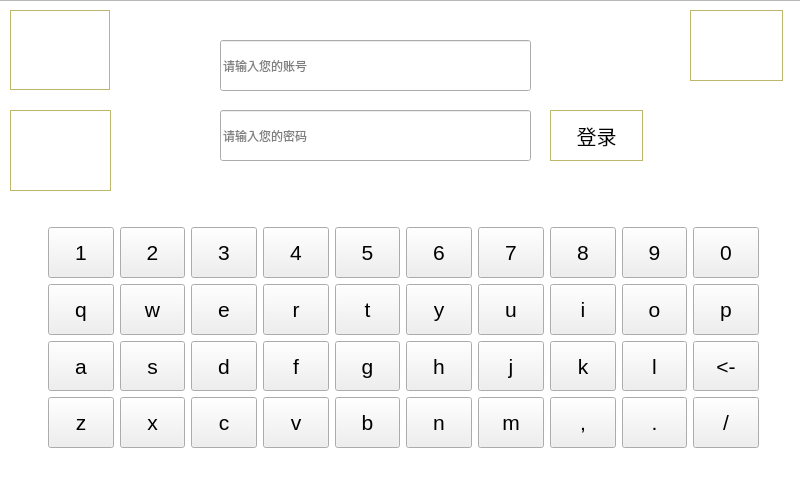
<?xml version="1.0" encoding="UTF-8"?>
<ui version="4.0">
 <class>loginKeyboardWindow</class>
 <widget class="QMainWindow" name="loginKeyboardWindow">
  <property name="geometry">
   <rect>
    <x>0</x>
    <y>0</y>
    <width>800</width>
    <height>480</height>
   </rect>
  </property>
  <property name="windowTitle">
   <string>MainWindow</string>
  </property>
  <property name="styleSheet">
   <string notr="true"/>
  </property>
  <widget class="QWidget" name="centralwidget">
   <widget class="QLineEdit" name="accountEdit">
    <property name="geometry">
     <rect>
      <x>220</x>
      <y>40</y>
      <width>311</width>
      <height>51</height>
     </rect>
    </property>
    <property name="placeholderText">
     <string>请输入您的账号</string>
    </property>
   </widget>
   <widget class="QLineEdit" name="passwordEdit">
    <property name="geometry">
     <rect>
      <x>220</x>
      <y>110</y>
      <width>311</width>
      <height>51</height>
     </rect>
    </property>
    <property name="echoMode">
     <enum>QLineEdit::Password</enum>
    </property>
    <property name="placeholderText">
     <string>请输入您的密码</string>
    </property>
   </widget>
   <widget class="QPushButton" name="keyBoardLoginButton">
    <property name="geometry">
     <rect>
      <x>550</x>
      <y>110</y>
      <width>93</width>
      <height>51</height>
     </rect>
    </property>
    <property name="font">
     <font>
      <pointsize>15</pointsize>
     </font>
    </property>
    <property name="styleSheet">
     <string notr="true">background-color: rgba(255, 255, 255, 60%);
border:1px solid darkkhaki;
</string>
    </property>
    <property name="text">
     <string>登录</string>
    </property>
   </widget>
   <widget class="QPushButton" name="registerButton">
    <property name="geometry">
     <rect>
      <x>690</x>
      <y>10</y>
      <width>93</width>
      <height>71</height>
     </rect>
    </property>
    <property name="styleSheet">
     <string notr="true">background-color: rgba(255, 255, 255, 60%);
border:1px solid darkkhaki;
border-image: url(:/image/register.png);</string>
    </property>
    <property name="text">
     <string/>
    </property>
   </widget>
   <widget class="QPushButton" name="faceLoginButton">
    <property name="geometry">
     <rect>
      <x>10</x>
      <y>10</y>
      <width>100</width>
      <height>80</height>
     </rect>
    </property>
    <property name="styleSheet">
     <string notr="true">background-color: rgba(255, 255, 255, 60%);
border:1px solid darkkhaki;
border-image: url(:/image/faceLogin.png);</string>
    </property>
    <property name="text">
     <string/>
    </property>
   </widget>
   <widget class="QPushButton" name="icLoginButton">
    <property name="geometry">
     <rect>
      <x>10</x>
      <y>110</y>
      <width>101</width>
      <height>81</height>
     </rect>
    </property>
    <property name="styleSheet">
     <string notr="true">background-color: rgba(255, 255, 255, 60%);
border:1px solid darkkhaki;
border-image: url(:/image/icLogin.png);</string>
    </property>
    <property name="text">
     <string/>
    </property>
   </widget>
   <widget class="QWidget" name="myWidget" native="true">
    <property name="geometry">
     <rect>
      <x>10</x>
      <y>210</y>
      <width>791</width>
      <height>251</height>
     </rect>
    </property>
    <widget class="QWidget" name="layoutWidget">
     <property name="geometry">
      <rect>
       <x>38</x>
       <y>17</y>
       <width>711</width>
       <height>221</height>
      </rect>
     </property>
     <layout class="QGridLayout" name="gridLayout">
      <item row="2" column="9">
       <widget class="SoftKey" name="toolButton_160">
        <property name="sizePolicy">
         <sizepolicy hsizetype="Expanding" vsizetype="Expanding">
          <horstretch>0</horstretch>
          <verstretch>0</verstretch>
         </sizepolicy>
        </property>
        <property name="font">
         <font>
          <pointsize>16</pointsize>
         </font>
        </property>
        <property name="focusPolicy">
         <enum>Qt::NoFocus</enum>
        </property>
        <property name="text">
         <string>&lt;-</string>
        </property>
       </widget>
      </item>
      <item row="0" column="2">
       <widget class="SoftKey" name="toolButton_156">
        <property name="sizePolicy">
         <sizepolicy hsizetype="Expanding" vsizetype="Expanding">
          <horstretch>0</horstretch>
          <verstretch>0</verstretch>
         </sizepolicy>
        </property>
        <property name="font">
         <font>
          <pointsize>16</pointsize>
         </font>
        </property>
        <property name="focusPolicy">
         <enum>Qt::NoFocus</enum>
        </property>
        <property name="text">
         <string>3</string>
        </property>
       </widget>
      </item>
      <item row="3" column="5">
       <widget class="SoftKey" name="toolButton_155">
        <property name="sizePolicy">
         <sizepolicy hsizetype="Expanding" vsizetype="Expanding">
          <horstretch>0</horstretch>
          <verstretch>0</verstretch>
         </sizepolicy>
        </property>
        <property name="font">
         <font>
          <pointsize>16</pointsize>
         </font>
        </property>
        <property name="focusPolicy">
         <enum>Qt::NoFocus</enum>
        </property>
        <property name="text">
         <string>n</string>
        </property>
       </widget>
      </item>
      <item row="0" column="5">
       <widget class="SoftKey" name="toolButton_152">
        <property name="sizePolicy">
         <sizepolicy hsizetype="Expanding" vsizetype="Expanding">
          <horstretch>0</horstretch>
          <verstretch>0</verstretch>
         </sizepolicy>
        </property>
        <property name="font">
         <font>
          <pointsize>16</pointsize>
         </font>
        </property>
        <property name="focusPolicy">
         <enum>Qt::NoFocus</enum>
        </property>
        <property name="text">
         <string>6</string>
        </property>
       </widget>
      </item>
      <item row="3" column="0">
       <widget class="SoftKey" name="toolButton_133">
        <property name="sizePolicy">
         <sizepolicy hsizetype="Expanding" vsizetype="Expanding">
          <horstretch>0</horstretch>
          <verstretch>0</verstretch>
         </sizepolicy>
        </property>
        <property name="font">
         <font>
          <pointsize>16</pointsize>
         </font>
        </property>
        <property name="focusPolicy">
         <enum>Qt::NoFocus</enum>
        </property>
        <property name="text">
         <string>z</string>
        </property>
       </widget>
      </item>
      <item row="3" column="1">
       <widget class="SoftKey" name="toolButton_135">
        <property name="sizePolicy">
         <sizepolicy hsizetype="Expanding" vsizetype="Expanding">
          <horstretch>0</horstretch>
          <verstretch>0</verstretch>
         </sizepolicy>
        </property>
        <property name="font">
         <font>
          <pointsize>16</pointsize>
         </font>
        </property>
        <property name="focusPolicy">
         <enum>Qt::NoFocus</enum>
        </property>
        <property name="text">
         <string>x</string>
        </property>
       </widget>
      </item>
      <item row="1" column="7">
       <widget class="SoftKey" name="toolButton_153">
        <property name="sizePolicy">
         <sizepolicy hsizetype="Expanding" vsizetype="Expanding">
          <horstretch>0</horstretch>
          <verstretch>0</verstretch>
         </sizepolicy>
        </property>
        <property name="font">
         <font>
          <pointsize>16</pointsize>
         </font>
        </property>
        <property name="focusPolicy">
         <enum>Qt::NoFocus</enum>
        </property>
        <property name="text">
         <string>i</string>
        </property>
       </widget>
      </item>
      <item row="0" column="8">
       <widget class="SoftKey" name="toolButton_158">
        <property name="sizePolicy">
         <sizepolicy hsizetype="Expanding" vsizetype="Expanding">
          <horstretch>0</horstretch>
          <verstretch>0</verstretch>
         </sizepolicy>
        </property>
        <property name="font">
         <font>
          <pointsize>16</pointsize>
         </font>
        </property>
        <property name="focusPolicy">
         <enum>Qt::NoFocus</enum>
        </property>
        <property name="text">
         <string>9</string>
        </property>
       </widget>
      </item>
      <item row="1" column="1">
       <widget class="SoftKey" name="toolButton_136">
        <property name="sizePolicy">
         <sizepolicy hsizetype="Expanding" vsizetype="Expanding">
          <horstretch>0</horstretch>
          <verstretch>0</verstretch>
         </sizepolicy>
        </property>
        <property name="font">
         <font>
          <pointsize>16</pointsize>
         </font>
        </property>
        <property name="focusPolicy">
         <enum>Qt::NoFocus</enum>
        </property>
        <property name="text">
         <string>w</string>
        </property>
       </widget>
      </item>
      <item row="3" column="2">
       <widget class="SoftKey" name="toolButton_137">
        <property name="sizePolicy">
         <sizepolicy hsizetype="Expanding" vsizetype="Expanding">
          <horstretch>0</horstretch>
          <verstretch>0</verstretch>
         </sizepolicy>
        </property>
        <property name="font">
         <font>
          <pointsize>16</pointsize>
         </font>
        </property>
        <property name="focusPolicy">
         <enum>Qt::NoFocus</enum>
        </property>
        <property name="text">
         <string>c</string>
        </property>
       </widget>
      </item>
      <item row="1" column="4">
       <widget class="SoftKey" name="toolButton_139">
        <property name="sizePolicy">
         <sizepolicy hsizetype="Expanding" vsizetype="Expanding">
          <horstretch>0</horstretch>
          <verstretch>0</verstretch>
         </sizepolicy>
        </property>
        <property name="font">
         <font>
          <pointsize>16</pointsize>
         </font>
        </property>
        <property name="focusPolicy">
         <enum>Qt::NoFocus</enum>
        </property>
        <property name="text">
         <string>t</string>
        </property>
       </widget>
      </item>
      <item row="2" column="7">
       <widget class="SoftKey" name="toolButton_149">
        <property name="sizePolicy">
         <sizepolicy hsizetype="Expanding" vsizetype="Expanding">
          <horstretch>0</horstretch>
          <verstretch>0</verstretch>
         </sizepolicy>
        </property>
        <property name="font">
         <font>
          <pointsize>16</pointsize>
         </font>
        </property>
        <property name="focusPolicy">
         <enum>Qt::NoFocus</enum>
        </property>
        <property name="text">
         <string>k</string>
        </property>
       </widget>
      </item>
      <item row="0" column="4">
       <widget class="SoftKey" name="toolButton_129">
        <property name="sizePolicy">
         <sizepolicy hsizetype="Expanding" vsizetype="Expanding">
          <horstretch>0</horstretch>
          <verstretch>0</verstretch>
         </sizepolicy>
        </property>
        <property name="font">
         <font>
          <pointsize>16</pointsize>
         </font>
        </property>
        <property name="focusPolicy">
         <enum>Qt::NoFocus</enum>
        </property>
        <property name="text">
         <string>5</string>
        </property>
       </widget>
      </item>
      <item row="2" column="0">
       <widget class="SoftKey" name="toolButton_131">
        <property name="sizePolicy">
         <sizepolicy hsizetype="Expanding" vsizetype="Expanding">
          <horstretch>0</horstretch>
          <verstretch>0</verstretch>
         </sizepolicy>
        </property>
        <property name="font">
         <font>
          <pointsize>16</pointsize>
         </font>
        </property>
        <property name="focusPolicy">
         <enum>Qt::NoFocus</enum>
        </property>
        <property name="text">
         <string>a</string>
        </property>
       </widget>
      </item>
      <item row="1" column="8">
       <widget class="SoftKey" name="toolButton_125">
        <property name="sizePolicy">
         <sizepolicy hsizetype="Expanding" vsizetype="Expanding">
          <horstretch>0</horstretch>
          <verstretch>0</verstretch>
         </sizepolicy>
        </property>
        <property name="font">
         <font>
          <pointsize>16</pointsize>
         </font>
        </property>
        <property name="focusPolicy">
         <enum>Qt::NoFocus</enum>
        </property>
        <property name="text">
         <string>o</string>
        </property>
       </widget>
      </item>
      <item row="2" column="8">
       <widget class="SoftKey" name="toolButton_151">
        <property name="sizePolicy">
         <sizepolicy hsizetype="Expanding" vsizetype="Expanding">
          <horstretch>0</horstretch>
          <verstretch>0</verstretch>
         </sizepolicy>
        </property>
        <property name="font">
         <font>
          <pointsize>16</pointsize>
         </font>
        </property>
        <property name="focusPolicy">
         <enum>Qt::NoFocus</enum>
        </property>
        <property name="text">
         <string>l</string>
        </property>
       </widget>
      </item>
      <item row="3" column="3">
       <widget class="SoftKey" name="toolButton_143">
        <property name="sizePolicy">
         <sizepolicy hsizetype="Expanding" vsizetype="Expanding">
          <horstretch>0</horstretch>
          <verstretch>0</verstretch>
         </sizepolicy>
        </property>
        <property name="font">
         <font>
          <pointsize>16</pointsize>
         </font>
        </property>
        <property name="focusPolicy">
         <enum>Qt::NoFocus</enum>
        </property>
        <property name="text">
         <string>v</string>
        </property>
       </widget>
      </item>
      <item row="2" column="2">
       <widget class="SoftKey" name="toolButton_126">
        <property name="sizePolicy">
         <sizepolicy hsizetype="Expanding" vsizetype="Expanding">
          <horstretch>0</horstretch>
          <verstretch>0</verstretch>
         </sizepolicy>
        </property>
        <property name="font">
         <font>
          <pointsize>16</pointsize>
         </font>
        </property>
        <property name="focusPolicy">
         <enum>Qt::NoFocus</enum>
        </property>
        <property name="text">
         <string>d</string>
        </property>
       </widget>
      </item>
      <item row="3" column="8">
       <widget class="SoftKey" name="toolButton_122">
        <property name="sizePolicy">
         <sizepolicy hsizetype="Expanding" vsizetype="Expanding">
          <horstretch>0</horstretch>
          <verstretch>0</verstretch>
         </sizepolicy>
        </property>
        <property name="font">
         <font>
          <pointsize>16</pointsize>
         </font>
        </property>
        <property name="focusPolicy">
         <enum>Qt::NoFocus</enum>
        </property>
        <property name="text">
         <string>.</string>
        </property>
       </widget>
      </item>
      <item row="2" column="4">
       <widget class="SoftKey" name="toolButton_148">
        <property name="sizePolicy">
         <sizepolicy hsizetype="Expanding" vsizetype="Expanding">
          <horstretch>0</horstretch>
          <verstretch>0</verstretch>
         </sizepolicy>
        </property>
        <property name="font">
         <font>
          <pointsize>16</pointsize>
         </font>
        </property>
        <property name="focusPolicy">
         <enum>Qt::NoFocus</enum>
        </property>
        <property name="text">
         <string>g</string>
        </property>
       </widget>
      </item>
      <item row="3" column="9">
       <widget class="SoftKey" name="toolButton_146">
        <property name="sizePolicy">
         <sizepolicy hsizetype="Expanding" vsizetype="Expanding">
          <horstretch>0</horstretch>
          <verstretch>0</verstretch>
         </sizepolicy>
        </property>
        <property name="font">
         <font>
          <pointsize>16</pointsize>
         </font>
        </property>
        <property name="focusPolicy">
         <enum>Qt::NoFocus</enum>
        </property>
        <property name="text">
         <string>/</string>
        </property>
       </widget>
      </item>
      <item row="1" column="2">
       <widget class="SoftKey" name="toolButton_132">
        <property name="sizePolicy">
         <sizepolicy hsizetype="Expanding" vsizetype="Expanding">
          <horstretch>0</horstretch>
          <verstretch>0</verstretch>
         </sizepolicy>
        </property>
        <property name="font">
         <font>
          <pointsize>16</pointsize>
         </font>
        </property>
        <property name="focusPolicy">
         <enum>Qt::NoFocus</enum>
        </property>
        <property name="text">
         <string>e</string>
        </property>
       </widget>
      </item>
      <item row="1" column="0">
       <widget class="SoftKey" name="toolButton_140">
        <property name="sizePolicy">
         <sizepolicy hsizetype="Expanding" vsizetype="Expanding">
          <horstretch>0</horstretch>
          <verstretch>0</verstretch>
         </sizepolicy>
        </property>
        <property name="font">
         <font>
          <pointsize>16</pointsize>
         </font>
        </property>
        <property name="focusPolicy">
         <enum>Qt::NoFocus</enum>
        </property>
        <property name="text">
         <string>q</string>
        </property>
       </widget>
      </item>
      <item row="1" column="6">
       <widget class="SoftKey" name="toolButton_141">
        <property name="sizePolicy">
         <sizepolicy hsizetype="Expanding" vsizetype="Expanding">
          <horstretch>0</horstretch>
          <verstretch>0</verstretch>
         </sizepolicy>
        </property>
        <property name="font">
         <font>
          <pointsize>16</pointsize>
         </font>
        </property>
        <property name="focusPolicy">
         <enum>Qt::NoFocus</enum>
        </property>
        <property name="text">
         <string>u</string>
        </property>
       </widget>
      </item>
      <item row="0" column="1">
       <widget class="SoftKey" name="toolButton_134">
        <property name="sizePolicy">
         <sizepolicy hsizetype="Expanding" vsizetype="Expanding">
          <horstretch>0</horstretch>
          <verstretch>0</verstretch>
         </sizepolicy>
        </property>
        <property name="font">
         <font>
          <pointsize>16</pointsize>
         </font>
        </property>
        <property name="focusPolicy">
         <enum>Qt::NoFocus</enum>
        </property>
        <property name="text">
         <string>2</string>
        </property>
       </widget>
      </item>
      <item row="1" column="5">
       <widget class="SoftKey" name="toolButton_138">
        <property name="sizePolicy">
         <sizepolicy hsizetype="Expanding" vsizetype="Expanding">
          <horstretch>0</horstretch>
          <verstretch>0</verstretch>
         </sizepolicy>
        </property>
        <property name="font">
         <font>
          <pointsize>16</pointsize>
         </font>
        </property>
        <property name="focusPolicy">
         <enum>Qt::NoFocus</enum>
        </property>
        <property name="text">
         <string>y</string>
        </property>
       </widget>
      </item>
      <item row="3" column="4">
       <widget class="SoftKey" name="toolButton_142">
        <property name="sizePolicy">
         <sizepolicy hsizetype="Expanding" vsizetype="Expanding">
          <horstretch>0</horstretch>
          <verstretch>0</verstretch>
         </sizepolicy>
        </property>
        <property name="font">
         <font>
          <pointsize>16</pointsize>
         </font>
        </property>
        <property name="focusPolicy">
         <enum>Qt::NoFocus</enum>
        </property>
        <property name="text">
         <string>b</string>
        </property>
       </widget>
      </item>
      <item row="0" column="3">
       <widget class="SoftKey" name="toolButton_144">
        <property name="sizePolicy">
         <sizepolicy hsizetype="Expanding" vsizetype="Expanding">
          <horstretch>0</horstretch>
          <verstretch>0</verstretch>
         </sizepolicy>
        </property>
        <property name="font">
         <font>
          <pointsize>16</pointsize>
         </font>
        </property>
        <property name="focusPolicy">
         <enum>Qt::NoFocus</enum>
        </property>
        <property name="text">
         <string>4</string>
        </property>
       </widget>
      </item>
      <item row="3" column="6">
       <widget class="SoftKey" name="toolButton_150">
        <property name="sizePolicy">
         <sizepolicy hsizetype="Expanding" vsizetype="Expanding">
          <horstretch>0</horstretch>
          <verstretch>0</verstretch>
         </sizepolicy>
        </property>
        <property name="font">
         <font>
          <pointsize>16</pointsize>
         </font>
        </property>
        <property name="focusPolicy">
         <enum>Qt::NoFocus</enum>
        </property>
        <property name="text">
         <string>m</string>
        </property>
       </widget>
      </item>
      <item row="0" column="0">
       <widget class="SoftKey" name="toolButton_154">
        <property name="sizePolicy">
         <sizepolicy hsizetype="Expanding" vsizetype="Expanding">
          <horstretch>0</horstretch>
          <verstretch>0</verstretch>
         </sizepolicy>
        </property>
        <property name="font">
         <font>
          <pointsize>16</pointsize>
         </font>
        </property>
        <property name="focusPolicy">
         <enum>Qt::NoFocus</enum>
        </property>
        <property name="text">
         <string>1</string>
        </property>
       </widget>
      </item>
      <item row="2" column="5">
       <widget class="SoftKey" name="toolButton_123">
        <property name="sizePolicy">
         <sizepolicy hsizetype="Expanding" vsizetype="Expanding">
          <horstretch>0</horstretch>
          <verstretch>0</verstretch>
         </sizepolicy>
        </property>
        <property name="font">
         <font>
          <pointsize>16</pointsize>
         </font>
        </property>
        <property name="focusPolicy">
         <enum>Qt::NoFocus</enum>
        </property>
        <property name="text">
         <string>h</string>
        </property>
       </widget>
      </item>
      <item row="2" column="3">
       <widget class="SoftKey" name="toolButton_159">
        <property name="sizePolicy">
         <sizepolicy hsizetype="Expanding" vsizetype="Expanding">
          <horstretch>0</horstretch>
          <verstretch>0</verstretch>
         </sizepolicy>
        </property>
        <property name="font">
         <font>
          <pointsize>16</pointsize>
         </font>
        </property>
        <property name="focusPolicy">
         <enum>Qt::NoFocus</enum>
        </property>
        <property name="text">
         <string>f</string>
        </property>
       </widget>
      </item>
      <item row="2" column="1">
       <widget class="SoftKey" name="toolButton_121">
        <property name="sizePolicy">
         <sizepolicy hsizetype="Expanding" vsizetype="Expanding">
          <horstretch>0</horstretch>
          <verstretch>0</verstretch>
         </sizepolicy>
        </property>
        <property name="font">
         <font>
          <pointsize>16</pointsize>
         </font>
        </property>
        <property name="focusPolicy">
         <enum>Qt::NoFocus</enum>
        </property>
        <property name="text">
         <string>s</string>
        </property>
       </widget>
      </item>
      <item row="1" column="3">
       <widget class="SoftKey" name="toolButton_127">
        <property name="sizePolicy">
         <sizepolicy hsizetype="Expanding" vsizetype="Expanding">
          <horstretch>0</horstretch>
          <verstretch>0</verstretch>
         </sizepolicy>
        </property>
        <property name="font">
         <font>
          <pointsize>16</pointsize>
         </font>
        </property>
        <property name="focusPolicy">
         <enum>Qt::NoFocus</enum>
        </property>
        <property name="text">
         <string>r</string>
        </property>
       </widget>
      </item>
      <item row="2" column="6">
       <widget class="SoftKey" name="toolButton_130">
        <property name="sizePolicy">
         <sizepolicy hsizetype="Expanding" vsizetype="Expanding">
          <horstretch>0</horstretch>
          <verstretch>0</verstretch>
         </sizepolicy>
        </property>
        <property name="font">
         <font>
          <pointsize>16</pointsize>
         </font>
        </property>
        <property name="focusPolicy">
         <enum>Qt::NoFocus</enum>
        </property>
        <property name="text">
         <string>j</string>
        </property>
       </widget>
      </item>
      <item row="1" column="9">
       <widget class="SoftKey" name="toolButton_147">
        <property name="sizePolicy">
         <sizepolicy hsizetype="Expanding" vsizetype="Expanding">
          <horstretch>0</horstretch>
          <verstretch>0</verstretch>
         </sizepolicy>
        </property>
        <property name="font">
         <font>
          <pointsize>16</pointsize>
         </font>
        </property>
        <property name="focusPolicy">
         <enum>Qt::NoFocus</enum>
        </property>
        <property name="text">
         <string>p</string>
        </property>
       </widget>
      </item>
      <item row="3" column="7">
       <widget class="SoftKey" name="toolButton_145">
        <property name="sizePolicy">
         <sizepolicy hsizetype="Expanding" vsizetype="Expanding">
          <horstretch>0</horstretch>
          <verstretch>0</verstretch>
         </sizepolicy>
        </property>
        <property name="font">
         <font>
          <pointsize>16</pointsize>
         </font>
        </property>
        <property name="focusPolicy">
         <enum>Qt::NoFocus</enum>
        </property>
        <property name="text">
         <string>,</string>
        </property>
       </widget>
      </item>
      <item row="0" column="6">
       <widget class="SoftKey" name="toolButton_124">
        <property name="sizePolicy">
         <sizepolicy hsizetype="Expanding" vsizetype="Expanding">
          <horstretch>0</horstretch>
          <verstretch>0</verstretch>
         </sizepolicy>
        </property>
        <property name="font">
         <font>
          <pointsize>16</pointsize>
         </font>
        </property>
        <property name="focusPolicy">
         <enum>Qt::NoFocus</enum>
        </property>
        <property name="text">
         <string>7</string>
        </property>
       </widget>
      </item>
      <item row="0" column="7">
       <widget class="SoftKey" name="toolButton_128">
        <property name="sizePolicy">
         <sizepolicy hsizetype="Expanding" vsizetype="Expanding">
          <horstretch>0</horstretch>
          <verstretch>0</verstretch>
         </sizepolicy>
        </property>
        <property name="font">
         <font>
          <pointsize>16</pointsize>
         </font>
        </property>
        <property name="focusPolicy">
         <enum>Qt::NoFocus</enum>
        </property>
        <property name="text">
         <string>8</string>
        </property>
       </widget>
      </item>
      <item row="0" column="9">
       <widget class="SoftKey" name="toolButton_157">
        <property name="sizePolicy">
         <sizepolicy hsizetype="Expanding" vsizetype="Expanding">
          <horstretch>0</horstretch>
          <verstretch>0</verstretch>
         </sizepolicy>
        </property>
        <property name="font">
         <font>
          <pointsize>16</pointsize>
         </font>
        </property>
        <property name="focusPolicy">
         <enum>Qt::NoFocus</enum>
        </property>
        <property name="text">
         <string>0</string>
        </property>
       </widget>
      </item>
     </layout>
    </widget>
   </widget>
   <widget class="QListView" name="listView">
    <property name="geometry">
     <rect>
      <x>-10</x>
      <y>0</y>
      <width>811</width>
      <height>481</height>
     </rect>
    </property>
    <property name="styleSheet">
     <string notr="true">background-image: url(:/image/init1.jpg);</string>
    </property>
   </widget>
   <zorder>listView</zorder>
   <zorder>accountEdit</zorder>
   <zorder>passwordEdit</zorder>
   <zorder>keyBoardLoginButton</zorder>
   <zorder>registerButton</zorder>
   <zorder>faceLoginButton</zorder>
   <zorder>icLoginButton</zorder>
   <zorder>myWidget</zorder>
  </widget>
 </widget>
 <customwidgets>
  <customwidget>
   <class>SoftKey</class>
   <extends>QToolButton</extends>
   <header location="global">softkey.h</header>
  </customwidget>
 </customwidgets>
 <resources/>
 <connections/>
</ui>
